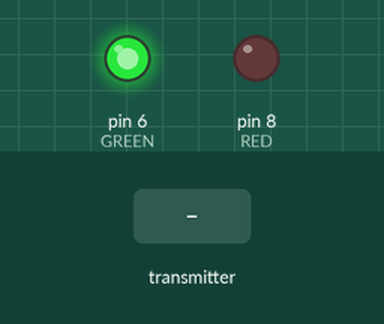
Simulated run of this sketch. Board: Arduino Uno, built with avr-gcc and run on an emulated ATmega328P. Parts: output pins drawn as LEDs (lit = HIGH). The test bench sets the inputs (shaded band). No radio packets arrive unless stated.

Above: at 1.2 s.
1.3 s: the transmitter starts sending intruder_alert = 1
At 2.5 s:
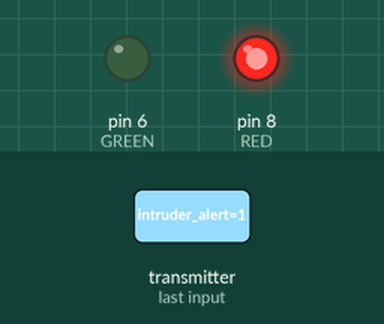
2.8 s: the transmitter starts sending intruder_alert = 0
At 3.7 s:
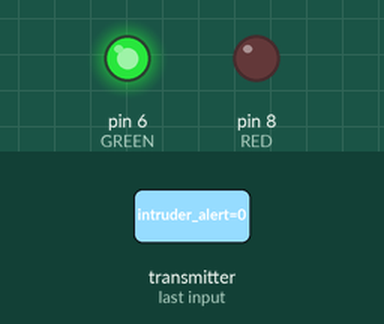
Timing chart, 0 to 5.8 s (numbered marks = the images above; inputs shaded):
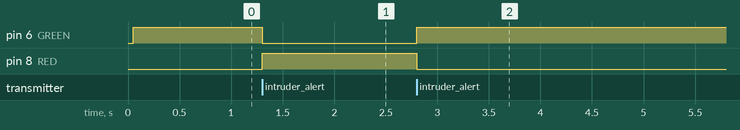

The sketch:

receiver.ino
```cpp
/**
This sketch is for the receiver in the three node topology.
First, it broadcasts the "arm the system" message several times to wake up the system.
Then it listens to the other two nodes
and reacts accordingly (lights its red LED when intruder alert, green otherwise). It doesn't
send any response back though (at least not in this version).
*/
#include <SPI.h>
#include "RF24.h"

/**Pin declarations*/
const unsigned int RED = 8;
const unsigned int GREEN = 6;

/**Radio code*/
const int TIMEOUT = 200;//ms to wait for timeout
RF24 radio(9,10);  // Set up nRF24L01 radio on SPI bus plus pins 9 & 10
byte talking_pipes[][6] = { "1Node", "2Node" };
byte broadcast_pipes[][6] = { "Node1", "Node2" };

bool pipe1_alert = false;
bool pipe2_alert = false;
bool have_not_broadcasted = true;

void setup(void)
{
  /**Pin sets*/
  pinMode(GREEN, OUTPUT);
  pinMode(RED, OUTPUT);

  /**Radio*/
  radio.begin();
  radio.setRetries(15, 15);
  radio.openReadingPipe(1, talking_pipes[0]);
  radio.openReadingPipe(2, talking_pipes[1]);
  radio.startListening();
}

void loop(void)
{
  if (have_not_broadcasted)
  {
    for (int i = 0; i < 15; i++)//broadcast the wake up signal to all nodes 15 times to make sure they all wake up
      broadcast();

    have_not_broadcasted = false;
  }

  display_alert_status();
  check_messages();
}

void broadcast(void)
{
  radio.stopListening();

  for (int i = 0; i < 2; i++)
  {
    radio.openWritingPipe(broadcast_pipes[i]);
    bool arm_system = true;
    radio.write(&arm_system, sizeof(bool));
  }

  radio.startListening();
}

void check_messages(void)
{
  bool intruder_alert = (pipe1_alert || pipe2_alert);
  uint8_t pipe_number;
  if (radio.available(&pipe_number))
  {
    radio.read(&intruder_alert, sizeof(bool));
  }

  switch (pipe_number)
  {
    case 1://pipe 1
      pipe1_alert = intruder_alert;
      break;
    case 2://pipe 2
      pipe2_alert = intruder_alert;
      break;
  }
}

void display_alert_status(void)
{
  if (pipe1_alert || pipe2_alert)
  {
    digitalWrite(GREEN, LOW);
    digitalWrite(RED, HIGH);
  }
  else
  {
    digitalWrite(GREEN, HIGH);
    digitalWrite(RED, LOW);
  }
}
```

Measured:
- after the input at 1.3 s, pin 6 (GREEN): HIGH → LOW at once; pin 8 (RED): LOW → HIGH at once
- after the input at 2.8 s, pin 6 (GREEN): LOW → HIGH at once; pin 8 (RED): HIGH → LOW at once
